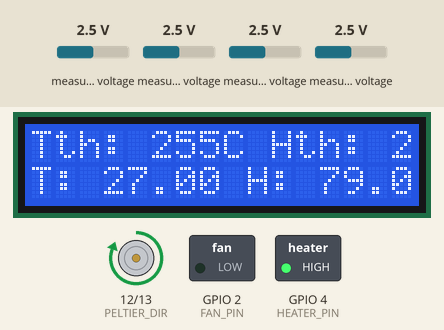
Simulated run of this sketch. Board: ESP32. On the bench: 16×2 character LCD, direction and speed pins drawn as motors (green arrow = direction pin HIGH = forward, orange = LOW = backward, longer = more drive), switched loads named in the sketch (green lamp = pin HIGH). The inputs (shaded band) are chosen by the test bench; at power-on: measured voltage 2.5 V. WiFi joins after 1.5 s; servers stay silent unless stated; storage starts empty; random numbers use the default seed unless the sketch sets one; EEPROM starts erased; what the sketch prints to the serial monitor is not drawn.

Above: at 4.8 s.
4.9 s: measured voltage (sensor 201) set to 0.1 V
At 6.4 s:
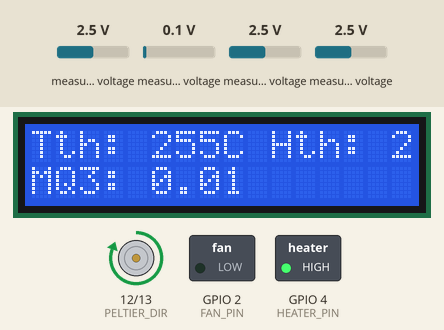
7.9 s: measured voltage (sensor 200) set to 0.1 V
At 10.1 s:
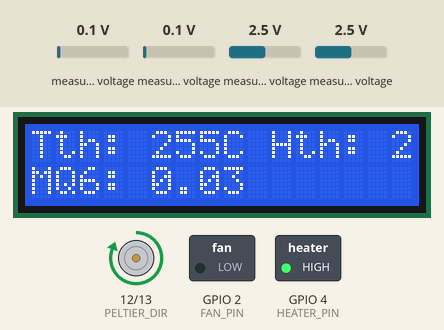
10.9 s: measured voltage (sensor 202) set to 0.1 V
At 12.1 s:
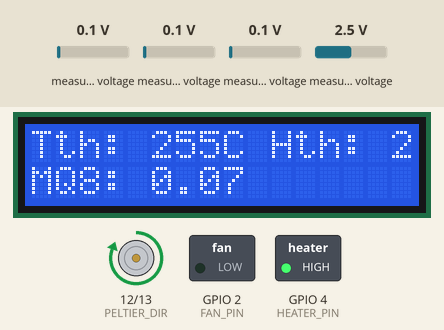
13.9 s: measured voltage (sensor 200) set to 1.2 V
At 16.4 s:
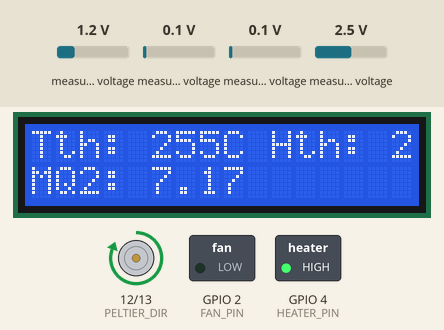
16.9 s: measured voltage (sensor 203) set to 0.1 V
At 19.8 s:
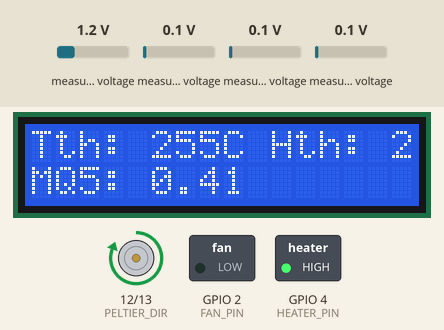
19.9 s: measured voltage (sensor 201) set to 1.2 V
At 22.0 s:
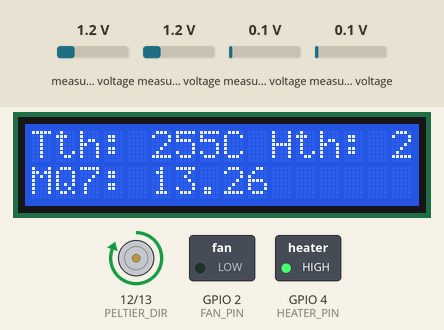
Timing chart, 0 to 23.5 s (numbered marks = the images above; inputs shaded):
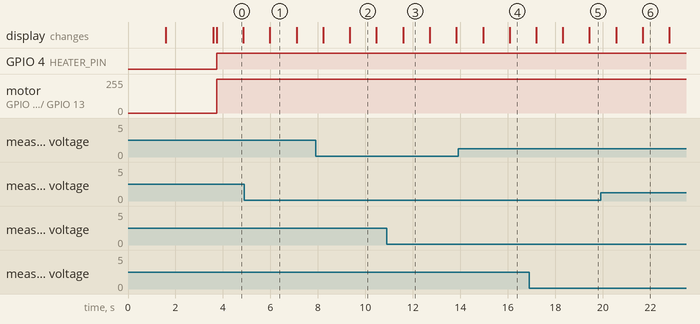

The sketch:

Environmen_ControlSystem_V1.0.ino
```cpp
#include <WiFi.h>
#include <EEPROM.h>
#include <SPI.h>
#include <SD.h>
#include <Wire.h>
#include <Adafruit_ADS1X15.h>
#include <LiquidCrystal_I2C.h>

// WiFi & UDP
#define WIFI_SSID   "El3ezaby"
#define WIFI_PASS   "10000000@#"
WiFiUDP udp;
#define UDP_PORT    5005
#define ESP_IP      "192.168.1.2"
// Pins
#define DHT_PIN     15
#define FAN_PIN     2
#define HEATER_PIN  4

// L298N Motor Driver Pins (for Peltier)
#define PELTIER_PWM 13
#define PELTIER_DIR 12

#define SD_CS 5

// EEPROM Addresses
#define TEMP_ADDR 0
#define HUM_ADDR 4

#define ADS115_1_ADDR  0x48
#define ADS115_2_ADDR  0x49
#define ADS115_3_ADDR  0x4A
#define ADS115_4_ADDR  0x4B
// Constants for MQ Sensors
#define RL 4.7 // Load resistor value in kOhms
float R0[9] = {10, 10, 10, 10, 10, 10, 10, 10, 10}; // Default R0 values (calibration required)
float A[9] = {116.602, 102.2, 200, 600, 100, 110, 105, 100, 150};
float B[9] = {-2.769, -2.5, -2.3, -2.0, -2.2, -2.1, -2.0, -2.3, -2.5};
float mq_ppm[9];
// Variables
float temperature, humidity;
float mq_values[9];  // Stores all MQ sensor readings
int temp_threshold, hum_threshold;
File logFile;

// Initialize three ADS1115 modules
Adafruit_ADS1115 ads1;  // First ADS (ADDR = GND)
Adafruit_ADS1115 ads2;  // Second ADS (ADDR = VCC)
Adafruit_ADS1115 ads3;  // Third ADS (ADDR = SDA)

LiquidCrystal_I2C lcd(0x27, 16, 2);  // LCD instance (I2C address 0x27)
int displayIndex = 0;

void setup() {
    Serial.begin(115200);
    WiFi.begin(WIFI_SSID, WIFI_PASS);

    while (WiFi.status() != WL_CONNECTED) {
        delay(500);
        Serial.print(".");
    }
    Serial.println("\nConnected to WiFi");

    udp.begin(UDP_PORT);

    // Initialize ADS1115 Modules
    if (!ads1.begin(ADS115_1_ADDR)) Serial.println("ADS1115 (0x48) not found!");
    if (!ads2.begin(ADS115_2_ADDR)) Serial.println("ADS1115 (0x49) not found!");
    if (!ads3.begin(ADS115_3_ADDR)) Serial.println("ADS1115 (0x4A) not found!");

    ads1.setGain(GAIN_ONE);
    ads2.setGain(GAIN_ONE);
    ads3.setGain(GAIN_ONE);

    lcd.init();
    lcd.backlight();
    lcd.setCursor(0, 0);
    lcd.print("ESP32 Sensor Init");
    delay(2000);
    lcd.clear();

    pinMode(FAN_PIN, OUTPUT);
    digitalWrite(FAN_PIN, LOW);

    pinMode(HEATER_PIN, OUTPUT);
    digitalWrite(HEATER_PIN, LOW);

    pinMode(PELTIER_PWM, OUTPUT);
    pinMode(PELTIER_DIR, OUTPUT);

    EEPROM.begin(8);
    temp_threshold = EEPROM.read(TEMP_ADDR);
    hum_threshold = EEPROM.read(HUM_ADDR);

    if (!SD.begin(SD_CS)) {
        Serial.println("SD Card initialization failed!");
        return;
    }
    Serial.println("SD Card initialized.");
}

void loop()
{
    readSensors();
    logAndSendData();
    rotateLCDDisplay();

  if (udp.parsePacket()) {
      char buffer[20];  // Buffer for received data
      int len = udp.read(buffer, sizeof(buffer) - 1);
      buffer[len] = '\0';  // Null-terminate the string

      // Remove the trailing '*' if it exists
      char *star_pos = strchr(buffer, '*');
      if (star_pos) {
          *star_pos = '\0';  // Replace '*' with null terminator
      }

      // Extract temperature and humidity using strtok
      char *tempStr = strtok(buffer, ",");
      char *humStr = strtok(NULL, ",");

      if (tempStr && humStr) {
          float temp_threshold = atof(tempStr);
          float hum_threshold = atof(humStr);

          EEPROM.put(TEMP_ADDR, temp_threshold);
          EEPROM.put(HUM_ADDR, hum_threshold);
          EEPROM.commit();
      }
  }


    controlTemperatureHumidity();
    delay(1000);
}

// Read sensors
void readSensors() {
    temperature = random(20, 40);
    humidity = random(30, 80);
    int raw_values[9] = {
        ads1.readADC_SingleEnded(0), ads1.readADC_SingleEnded(1), ads1.readADC_SingleEnded(2), ads1.readADC_SingleEnded(3),
        ads2.readADC_SingleEnded(0), ads2.readADC_SingleEnded(1), ads2.readADC_SingleEnded(2), ads2.readADC_SingleEnded(3),
        ads3.readADC_SingleEnded(0)
    };
    // Read MQ sensors from ADS1
    // mq_values[0] = ads1.readADC_SingleEnded(0); // MQ2
    // mq_values[1] = ads1.readADC_SingleEnded(1); // MQ3
    // mq_values[2] = ads1.readADC_SingleEnded(2); // MQ4
    // mq_values[3] = ads1.readADC_SingleEnded(3); // MQ5

    // // Read MQ sensors from ADS2
    // mq_values[4] = ads2.readADC_SingleEnded(0); // MQ6
    // mq_values[5] = ads2.readADC_SingleEnded(1); // MQ7
    // mq_values[6] = ads2.readADC_SingleEnded(2); // MQ8
    // mq_values[7] = ads2.readADC_SingleEnded(3); // MQ9

    // // Read MQ135 from ADS3
    // mq_values[8] = ads3.readADC_SingleEnded(0); // MQ135

    for (int i = 0; i < 9; i++) {
        float voltage = (raw_values[i] / 65535.0) * 3.3; /// 2 ^16  65536
        float Rs = ((3.3 * RL) / voltage) - RL;
        mq_values[i] = A[i] * pow(Rs / R0[i], B[i]); // ppm
    }
}

// Log and send data
void logAndSendData() {
    String dataString = "Temperature:" + String(temperature) + ",Humidity:" + String(humidity);

    for (int i = 0; i < 9; i++) {
        dataString += ",MQ" + String(i+2) + ":" + String(mq_values[i]);
    }

    Serial.println(dataString);

    logFile = SD.open("/sensor_log.csv", FILE_APPEND);
    if (logFile) {
        logFile.println(dataString);
        logFile.close();
    }

    udp.beginPacket(ESP_IP, UDP_PORT);
    udp.print(dataString);
    udp.endPacket();
}

// Rotate LCD display
void rotateLCDDisplay() {
    lcd.clear();

    lcd.setCursor(0, 0);
    lcd.print("Tth: " + String(temp_threshold) + "C Hth: " + String(hum_threshold) + "%");

    int sensorIndex = displayIndex;
    lcd.setCursor(0, 1);
    if (sensorIndex == 0) {
        lcd.print("T: " + String(temperature) + " H: " + String(humidity));
    } else {
        lcd.print("MQ" + String(sensorIndex + 1) + ": " + String(mq_values[sensorIndex - 1]));
    }

    displayIndex = (displayIndex + 1) % 10;
}

// Control temperature & humidity
void controlTemperatureHumidity() {
    if (temperature > temp_threshold) {
        Serial.println("Cooling with Peltier and Fan...");

        digitalWrite(HEATER_PIN, LOW);
        digitalWrite(FAN_PIN, HIGH);

        digitalWrite(PELTIER_PWM, HIGH);
        digitalWrite(PELTIER_DIR, LOW);

    } else if (temperature < temp_threshold - 3) {
        Serial.println("Heating with Heater...");

        digitalWrite(FAN_PIN, LOW);
        digitalWrite(PELTIER_PWM, HIGH);
        digitalWrite(PELTIER_DIR, HIGH);
        digitalWrite(HEATER_PIN, HIGH);

    } else {
        Serial.println("Temperature is within safe range.");

        digitalWrite(FAN_PIN, LOW);
        digitalWrite(PELTIER_PWM, LOW);
        digitalWrite(PELTIER_DIR, LOW);
        digitalWrite(HEATER_PIN, LOW);
    }
}
```

Measured:
- what the display in image 0 shows lasts 1.2 s, from 3.7 s to 4.9 s
